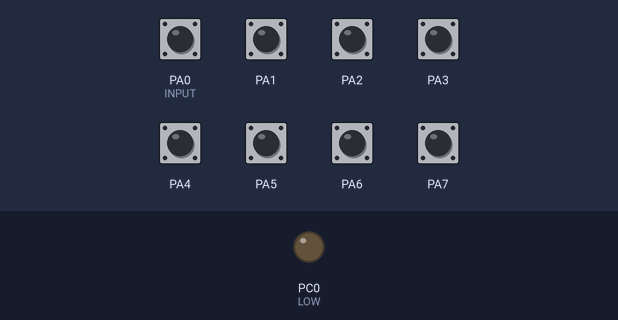
Recording of a program running on a simulated ATmega32, built with avr-gcc and emulated at 8 MHz. On the bench: output pins drawn as LEDs (lit = HIGH). Inputs (shaded band) come from the test bench; at power-on: PA0 (INPUT), PA1–7 HIGH.

Above: at 1.2 s.
1.3 s: PA0 (INPUT) pulled LOW for 0.15 s
At 1.37 s:
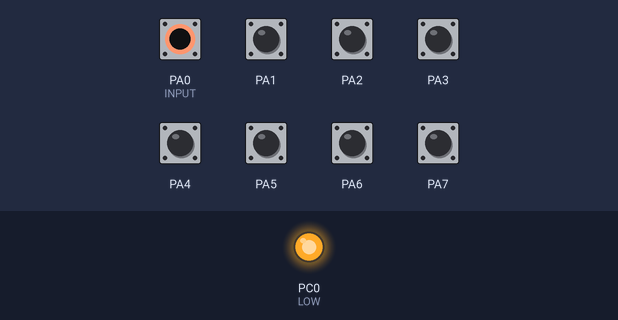
Timing chart, 0 to 4.3 s (numbered marks = the images above; inputs shaded):
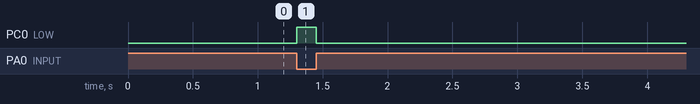

Measured:
- after the input at 1.3 s, PC0 (LOW): LOW → HIGH at once, → LOW 0.15 s later

The program:

main.c
```c
/*
 * main.c
 *
 *  Created on: May 29, 2020
 *      Author: shafek
 */
	#include "STD_TYPES.h"
	#include "BIT_MATH.h"
	#include "DIO_Interface.h"
	#include <avr/delay.h>
	void main(void)
	{
		/*DIO_VidSetPinDircection (PORTD,PIN0,INPUT);
		DIO_VidSetPinValue (PORTD,PIN0,HIGHE);*/
		DIO_VidSetPortDirection(PORTC, OUTPUT);
		DIO_VidSetPortDirection(PORTA, INPUT);
		DIO_VidSetPortValue(PORTA,255);
	    while (1)
	    {
	    	/*DIO_VidSetPinValue (PORTD,PIN0,HIGHE);
	    	_delay_ms(1000);
	    	DIO_VidSetPinValue (PORTD,PIN0,LOW);
	    	_delay_ms(1000);*/
	    	if(DIO_U8GitPinValue(PORTA,PIN0)==0)
	    	 {
	    		DIO_VidSetPortValue(PORTC, 255);
	    		//DIO_VidSetPinValue(PORTC,PIN0,LOW);
	    	 }
	    	else
	    	{
	    		DIO_VidSetPortValue(PORTC,LOW);
	    		//DIO_VidSetPinValue(PORTC,PIN0,HIGH);
	    	}
		}
	}
```

BIT_MATH.h
```c
#ifndef _BIT_MATH_H_
#define _BIT_MATH_H_

#define SET_BIT(VAR,BITNO) (VAR) |=  (1 << (BITNO))
#define CLR_BIT(VAR,BITNO) (VAR) &= ~(1 << (BITNO))
#define TOG_BIT(VAR,BITNO) (VAR) ^=  (1 << (BITNO))
#define GET_BIT(VAR,BITNO) (((VAR) >> (BITNO)) & 0x01)


#endif
```

DIO_Interface.h
```c
#ifndef _DIO_INTERFACE_H_
#define _DIO_INTERFACE_H_
#define PIN0 0
#define PIN1 1
#define PIN2 2
#define PIN3 3
#define PIN4 4
#define PIN5 5
#define PIN6 6
#define PIN7 7

#define PORTA 0
#define PORTB 1
#define PORTC 2
#define PORTD 3

#define HIGH 1
#define LOW   0

#define OUTPUT 1
#define INPUT  0


void DIO_VidSetPinDirection(u8 LOC_u8Port, u8 LOC_u8Pin,u8 LOC_u8Stat);
void DIO_VidSetPinValue(u8 LOC_u8Port, u8 LOC_u8Pin, u8 LOC_u8Value);
void DIO_VidSetPortDirection(u8 LOC_u8Port, u8 LOC_u8Value);
void DIO_VidSetPortValue(u8 LOC_u8Port, u8 LOC_u8Value);
u8 DIO_U8GitPinValue(u8 LOC_u8Port, u8 LOC_u8Pin);


#endif
```

DIO_Program.c
```c
#include "STD_TYPES.h"
#include "DIO_Register.h"
#include "BIT_MATH.h"


void DIO_VidSetPinDirection(u8 LOC_u8Port, u8 LOC_u8Pin,u8 LOC_u8Stat)
{
	if ( 1==LOC_u8Stat)
	{
		switch (LOC_u8Port)
		{
		case 0: SET_BIT(DDRA, LOC_u8Pin); break;
		case 1: SET_BIT(DDRB, LOC_u8Pin); break;
		case 2: SET_BIT(DDRC, LOC_u8Pin); break;
		case 3: SET_BIT(DDRD, LOC_u8Pin); break;
		}
	}
	else if (0==LOC_u8Stat)
	{
		switch (LOC_u8Port)
		{
		case 0: CLR_BIT(DDRA, LOC_u8Pin); break;
		case 1: CLR_BIT(DDRB, LOC_u8Pin); break;
		case 2: CLR_BIT(DDRC, LOC_u8Pin); break;
		case 3: CLR_BIT(DDRD, LOC_u8Pin); break;
		}
	}
}
void DIO_VidSetPinValue(u8 LOC_u8Port, u8 LOC_u8Pin, u8 LOC_u8Value)
{
	if (1 == LOC_u8Value)
	{
		switch(LOC_u8Port)
		{
			case 0: SET_BIT(PORTA,LOC_u8Pin); break;
			case 1: SET_BIT(PORTB,LOC_u8Pin); break;
			case 2: SET_BIT(PORTC,LOC_u8Pin); break;
			case 3: SET_BIT(PORTD,LOC_u8Pin); break;
		}
	}
	else if (0 == LOC_u8Value)
	{
		switch(LOC_u8Port)
		{
			case 0: CLR_BIT(PORTA, LOC_u8Pin); break;
			case 1: CLR_BIT(PORTB, LOC_u8Pin); break;
			case 2: CLR_BIT(PORTC, LOC_u8Pin); break;
			case 3: CLR_BIT(PORTD, LOC_u8Pin); break;
		}
	}
}

void DIO_VidSetPortDirection(u8 LOC_u8Port, u8 LOC_u8Stat)
{
		switch(LOC_u8Port)
		{
			case 0: DDRA=LOC_u8Stat; break;
			case 1: DDRB=LOC_u8Stat; break;
			case 2: DDRC=LOC_u8Stat; break;
			case 3: DDRD=LOC_u8Stat; break;
		}
}
void DIO_VidSetPortValue(u8 LOC_u8Port, u8 LOC_u8Value)
{

	switch(LOC_u8Port)
	{
		case 0: PORTA=LOC_u8Value; break;
		case 1: PORTB=LOC_u8Value; break;
		case 2: PORTC=LOC_u8Value; break;
		case 3: PORTD=LOC_u8Value; break;
	}

}


u8 DIO_U8GitPinValue(u8 LOC_u8port,u8 LOC_u8pin)
{
	u8 value;
	switch(LOC_u8port)
	{
		case 0: value= GET_BIT(PINA,LOC_u8pin); break;
		case 1: value= GET_BIT(PINB,LOC_u8pin); break;
		case 2: value= GET_BIT(PINC,LOC_u8pin); break;
		case 3: value= GET_BIT(PIND,LOC_u8pin); break;

	}
	return value;
}
```

DIO_Register.h
```c
#ifndef _DIO_REGISTER_H_ //Guard
#define _DIO_REGISTER_H_

//FROM DATASHEET PAGE 299
//USING ADRESSES OF MEMORY MAPPED NOT PORT MAPPED
//$1B ($3B) PORTA
#define PORTA		*((volatile u8*)0x3B)
#define DDRA		*((volatile u8*)0x3A)
#define PINA		*((volatile u8*)0x39)

#define PORTB		*((volatile u8*)0x38)
#define DDRB  		*((volatile u8*)0x37)
#define PINB  		*((volatile u8*)0x36)

#define PORTC  		*((volatile u8*)0x35)
#define DDRC  		*((volatile u8*)0x34)
#define PINC  		*((volatile u8*)0x33)

#define PORTD  		*((volatile u8*)0x32)
#define DDRD  		*((volatile u8*)0x31)
#define PIND  		*((volatile u8*)0x30)

#define OUTPUT 1
#define INPUT  0

#endif
```

STD_TYPES.h
```c
typedef unsigned char u8;
typedef unsigned short int u16;
typedef unsigned long int u32;
typedef signed char s8;
typedef signed short int s16;
typedef signed long int s32;
typedef float f32;
typedef double f64;
typedef long double f96;
//---------------
typedef const u8 ku8; //type of ku8 as constant type of u8typedef unsigned char u8;
typedef const u16 ku16;
typedef const u32 ku32;
typedef const s8 ks7;
typedef const s16 ks16;
typedef const s32 ks32;
typedef const f32 kf32;
typedef const f64 kf64;
typedef const f96 kf96;
//----------------

typedef u8  *pu8; //type of pu8 / *pu8 as *pointer type of u8typedef unsigned char u8;
typedef u16 *pu16;
typedef u32 *pu32;
typedef s8  *ps7;
typedef s16 *ps16;
typedef s32 *ps32;
typedef f32 *pf32;
typedef f64 *pf64;
typedef f96 *pf96;

//----------------
```
